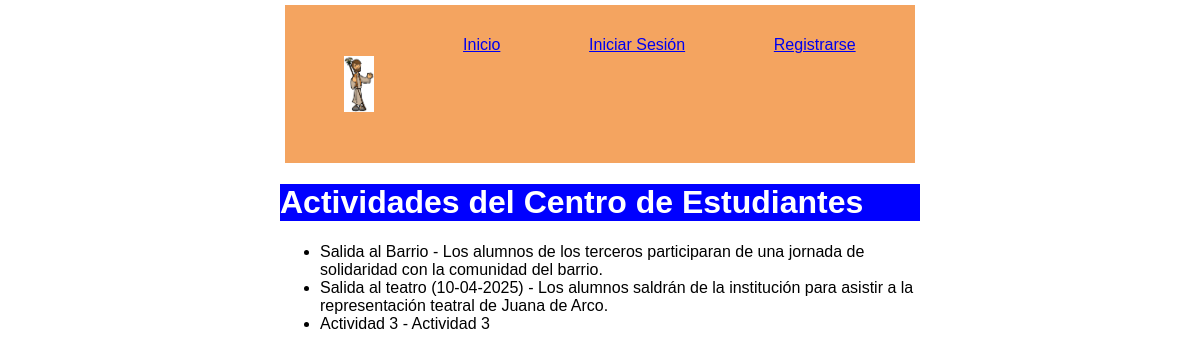
The page / on the database its author committed.
### models.py (models this page shows)
class Actividad(db.Model):
    id = db.Column(db.Integer, primary_key=True)
    titulo = db.Column(db.String(200), nullable=False)
    descripcion = db.Column(db.Text, nullable=False)
    fecha = db.Column(db.DateTime, nullable=False)
    usuario_id = db.Column(db.Integer, db.ForeignKey('usuario.id'), nullable=False)

### app.py (the view)
@app.route("/")
def index():
    actividades = Actividad.query.all()
    return render_template("index.html", actividades=actividades)

### templates/index.html
{% extends "base.html" %}
{% block content %}
<h1>Actividades del Centro de Estudiantes</h1>
<ul>
    {% for actividad in actividades %}
        <li>{{ actividad.titulo }} - {{ actividad.descripcion }}</li>
    {% endfor %}
</ul>
{% endblock %}

### templates/base.html (shortened to what this page needs)
<!DOCTYPE html>
<html lang="es">
<head>
    <link rel="stylesheet" href="{{ url_for('static', filename='styles.css') }}">
</head>
<body>
    <nav>
        <ul id="menu">
            <li><img src="{{ url_for('static', filename='sanjose.jpg') }}" alt="image de San José" class="logo"></li>
        <li><a href="{{ url_for('index') }}">Inicio</a></li>
        {% if current_user.is_authenticated %}
            <li><a href="{{ url_for('crear_actividad') }}">Crear Actividad</a> </li>
            <li><a href="{{ url_for('logout') }}">Cerrar Sesión</a></li>
        {% else %}
            <li><a href="{{ url_for('login') }}">Iniciar Sesión</a></li>
            <li><a href="{{ url_for('register') }}">Registrarse</a></li>
        {% endif %}
    </ul>
    </nav>
    <main>
        {% block content %}{% endblock %}
    </main>
</body>
</html>

### static/styles.css (style rules this page uses)
body { max-width: 640px; margin: auto; font-family: Arial, sans-serif; }
h1 { background-color: blue; color: white }
nav { background-color: sandybrown; color: white; margin: 5px; padding: 5px; }
nav ul { display: flex; justify-content: space-around; list-style-type: none; padding: 10px; }
.logo { display: block; margin: 20px auto; width: 30px; }

### rows shown on the page
Actividad: titulo "Salida al Barrio", descripcion "Los alumnos de los terceros participaran de una jornada de solidaridad con la comunidad del barrio."
Actividad: titulo "Salida al teatro (10-04-2025)", descripcion "Los alumnos saldrán de la institución para asistir a la representación teatral de Juana de Arco."
Actividad: titulo "Actividad 3", descripcion "Actividad 3"
